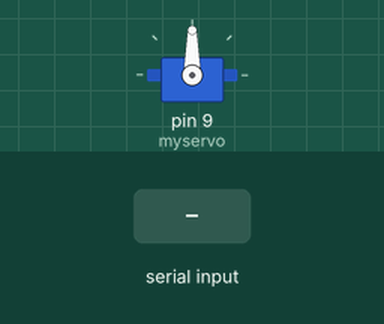
Bench run of a sketch on a simulated Arduino Mega 2560, built with avr-gcc and run on an emulated ATmega2560. Parts: servo. The inputs (shaded band) are chosen by the test bench.

Above: at 1.2 s.
1.3 s: "90,45\n" received over the second serial link
At 2.2 s:
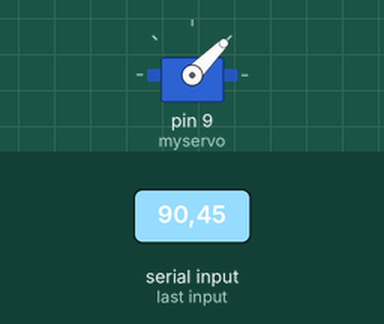
2.8 s: "30,150\n" received over the second serial link
At 3.4 s:
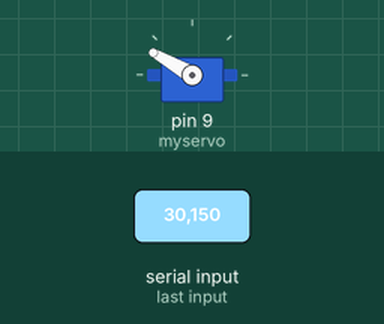
4.3 s: "1,90\n" received over the second serial link
At 5.7 s:
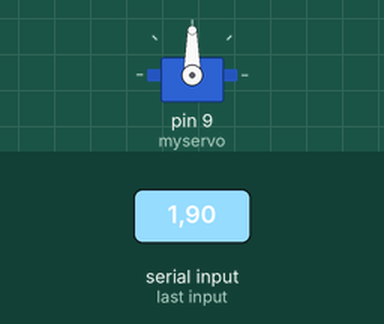
Timing chart, 0 to 7.3 s (numbered marks = the images above; inputs shaded):
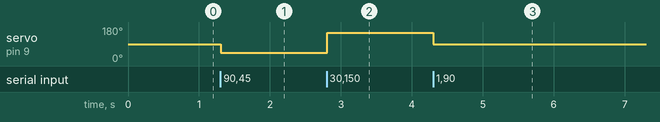

The sketch:

Bluetooth_Servo.ino
```cpp
 #include <Servo.h>

Servo myservo;  // create servo object to control a servo
                // a maximum of eight servo objects can be created

int pos = 0;    // variable to store the servo position
int motor = 0;

void setup()
{
  Serial1.begin(9600);  // initialize serial:
  myservo.attach(9);  // attaches the servo on pin 9 to the servo object

  Serial.print("Arduino control Servo Motor Connected OK");
  Serial.print('\n');
}

void loop()
{
  // if there's any serial available, read it:
  while (Serial1.available() > 0) {

    // look for the next valid integer in the incoming serial stream:
    motor = Serial1.parseInt();

    // do it again:
    pos = Serial1.parseInt();

    // look for the newline. That's the end of your  sentence:
    if (Serial1.read() == '\n') {

       myservo.write(pos);              // tell servo to go to position in variable 'pos'
       delay(15);                       // waits 15ms for the servo to reach the position

      // print the three numbers in one string as hexadecimal:
      Serial.print("Data Response : ");
      Serial.print(motor, DEC);
      Serial.print(pos, DEC);

    }
  }
}

  //for(pos = 0; pos < 180; pos += 1)  // goes from 0 degrees to 180 degrees
  //{                                  // in steps of 1 degree
  //  myservo.write(pos);              // tell servo to go to position in variable 'pos'
  //  delay(15);                       // waits 15ms for the servo to reach the position
  //}
  //for(pos = 180; pos>=1; pos-=1)     // goes from 180 degrees to 0 degrees
  //{
  //  myservo.write(pos);              // tell servo to go to position in variable 'pos'
  //  delay(15);                       // waits 15ms for the servo to reach the position
  //}


  //val = analogRead(potpin);            // reads the value of the potentiometer (value between 0 and 1023)
  //val = map(val, 0, 1023, 0, 179);     // scale it to use it with the servo (value between 0 and 180)
  //myservo.write(val);                  // sets the servo position according to the scaled value
  //delay(15);
```

Measured:
- after the input at 1.3 s, servo on pin 9 (myservo): 90° → 45° at once
- after the input at 2.8 s, servo on pin 9 (myservo): 45° → 150° at once
- after the input at 4.3 s, servo on pin 9 (myservo): 150° → 90° at once
